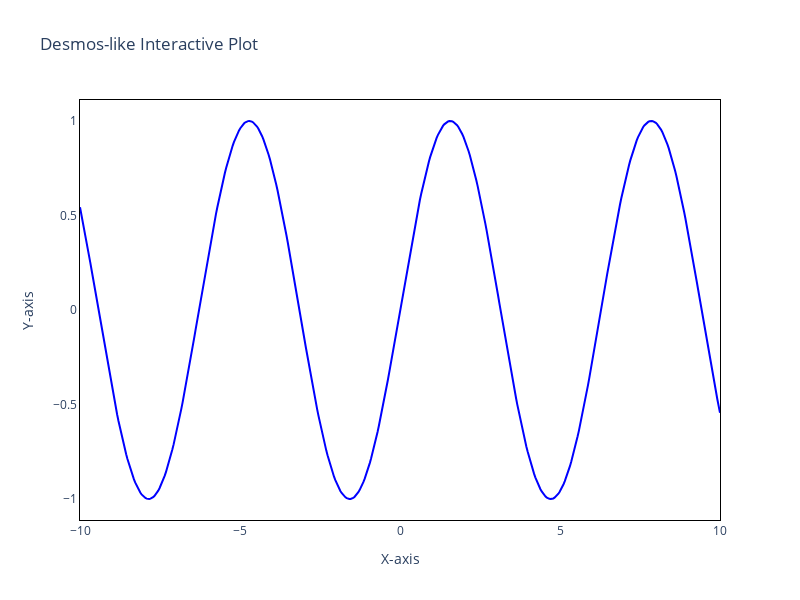

Notebook source saved alongside this figure:
### Code cell
import numpy as np
import plotly.graph_objects as go

# Define the function to plot
def function(x):
    return np.sin(x)

# Generate x and y values
x = np.linspace(-10, 10, 500)
y = function(x)

# Create the interactive plot
fig = go.Figure()

# Add a trace for the function
fig.add_trace(go.Scatter(
    x=x, 
    y=y, 
    mode='lines', 
    line=dict(color='blue'),
    name="y = sin(x)",
    hovertemplate='x: %{x:.2f}<br>y: %{y:.2f}'
))

# Customize layout to look like Desmos
fig.update_layout(
    title="Desmos-like Interactive Plot",
    xaxis=dict(
        title="X-axis",
        zeroline=True,
        showgrid=True,
        linecolor='black',
        mirror=True
    ),
    yaxis=dict(
        title="Y-axis",
        zeroline=True,
        showgrid=True,
        linecolor='black',
        mirror=True
    ),
    plot_bgcolor="white",
    width=800,
    height=600
)

# Show the plot
fig.show()

### Figure 1 — Plotly figure (JSON) as saved in the notebook; plotly's stock layout.template omitted (floating-point values rounded to 4 significant figures; data arrays with more than 128 entries replaced by an {"elided": "..."} marker saying what was removed)
{"data": [{"hovertemplate": "x: %{x:.2f}<br>y: %{y:.2f}", "line": {"color": "blue"}, "mode": "lines", "name": "y = sin(x)", "type": "scatter", "x": {"elided": "500 float values"}, "y": {"elided": "500 float values"}}], "layout": {"height": 600, "plot_bgcolor": "white", "title": {"text": "Desmos-like Interactive Plot"}, "width": 800, "xaxis": {"linecolor": "black", "mirror": true, "showgrid": true, "title": {"text": "X-axis"}, "zeroline": true}, "yaxis": {"linecolor": "black", "mirror": true, "showgrid": true, "title": {"text": "Y-axis"}, "zeroline": true}}}
